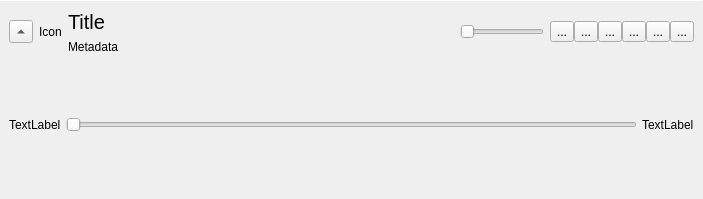
<?xml version="1.0" encoding="UTF-8"?>
<ui version="4.0">
 <class>ControlStrip</class>
 <widget class="QWidget" name="ControlStrip">
  <property name="geometry">
   <rect>
    <x>0</x>
    <y>0</y>
    <width>703</width>
    <height>199</height>
   </rect>
  </property>
  <property name="windowTitle">
   <string notr="true">Form</string>
  </property>
  <property name="autoFillBackground">
   <bool>true</bool>
  </property>
  <layout class="QVBoxLayout" name="verticalLayout">
   <property name="spacing">
    <number>0</number>
   </property>
   <property name="leftMargin">
    <number>0</number>
   </property>
   <property name="topMargin">
    <number>0</number>
   </property>
   <property name="rightMargin">
    <number>0</number>
   </property>
   <property name="bottomMargin">
    <number>0</number>
   </property>
   <item>
    <widget class="Line" name="line">
     <property name="maximumSize">
      <size>
       <width>16777215</width>
       <height>1</height>
      </size>
     </property>
     <property name="orientation">
      <enum>Qt::Horizontal</enum>
     </property>
    </widget>
   </item>
   <item>
    <layout class="QHBoxLayout" name="horizontalLayout">
     <property name="spacing">
      <number>6</number>
     </property>
     <property name="leftMargin">
      <number>9</number>
     </property>
     <property name="topMargin">
      <number>9</number>
     </property>
     <property name="rightMargin">
      <number>9</number>
     </property>
     <property name="bottomMargin">
      <number>0</number>
     </property>
     <item>
      <widget class="QToolButton" name="upButton">
       <property name="text">
        <string/>
       </property>
       <property name="icon">
        <iconset theme="go-up">
         <normaloff>.</normaloff>.</iconset>
       </property>
       <property name="arrowType">
        <enum>Qt::UpArrow</enum>
       </property>
      </widget>
     </item>
     <item>
      <widget class="QLabel" name="artLabel">
       <property name="text">
        <string notr="true">Icon</string>
       </property>
      </widget>
     </item>
     <item>
      <layout class="QVBoxLayout" name="verticalLayout_2">
       <item>
        <widget class="QLabel" name="titleLabel">
         <property name="sizePolicy">
          <sizepolicy hsizetype="Expanding" vsizetype="Preferred">
           <horstretch>0</horstretch>
           <verstretch>0</verstretch>
          </sizepolicy>
         </property>
         <property name="font">
          <font>
           <pointsize>15</pointsize>
          </font>
         </property>
         <property name="text">
          <string>Title</string>
         </property>
        </widget>
       </item>
       <item>
        <widget class="QLabel" name="metadataLabel">
         <property name="text">
          <string>Metadata</string>
         </property>
        </widget>
       </item>
      </layout>
     </item>
     <item>
      <layout class="QHBoxLayout" name="horizontalLayout_2">
       <property name="spacing">
        <number>0</number>
       </property>
       <item>
        <widget class="QWidget" name="volumeWidget" native="true">
         <property name="sizePolicy">
          <sizepolicy hsizetype="Fixed" vsizetype="Preferred">
           <horstretch>0</horstretch>
           <verstretch>0</verstretch>
          </sizepolicy>
         </property>
         <layout class="QHBoxLayout" name="horizontalLayout_4">
          <property name="topMargin">
           <number>0</number>
          </property>
          <property name="rightMargin">
           <number>0</number>
          </property>
          <property name="bottomMargin">
           <number>0</number>
          </property>
          <item>
           <widget class="QSlider" name="volumeSlider">
            <property name="maximum">
             <number>100</number>
            </property>
            <property name="orientation">
             <enum>Qt::Horizontal</enum>
            </property>
           </widget>
          </item>
          <item>
           <widget class="QToolButton" name="volumeButton">
            <property name="text">
             <string notr="true">...</string>
            </property>
            <property name="icon">
             <iconset theme="audio-volume-high">
              <normaloff>.</normaloff>.</iconset>
            </property>
           </widget>
          </item>
         </layout>
        </widget>
       </item>
       <item>
        <layout class="QHBoxLayout" name="customButtonsLayout">
         <property name="spacing">
          <number>0</number>
         </property>
        </layout>
       </item>
       <item>
        <widget class="QToolButton" name="shuffleButton">
         <property name="text">
          <string notr="true">...</string>
         </property>
         <property name="icon">
          <iconset theme="media-playlist-shuffle">
           <normaloff>.</normaloff>.</iconset>
         </property>
         <property name="checkable">
          <bool>true</bool>
         </property>
        </widget>
       </item>
       <item>
        <widget class="QToolButton" name="repeatOneButton">
         <property name="contextMenuPolicy">
          <enum>Qt::CustomContextMenu</enum>
         </property>
         <property name="text">
          <string notr="true">...</string>
         </property>
         <property name="icon">
          <iconset theme="media-repeat-single">
           <normaloff>.</normaloff>.</iconset>
         </property>
         <property name="checkable">
          <bool>true</bool>
         </property>
        </widget>
       </item>
       <item>
        <widget class="QToolButton" name="skipBackButton">
         <property name="text">
          <string notr="true">...</string>
         </property>
         <property name="icon">
          <iconset theme="media-skip-backward">
           <normaloff>.</normaloff>.</iconset>
         </property>
        </widget>
       </item>
       <item>
        <widget class="QToolButton" name="playPauseButton">
         <property name="contextMenuPolicy">
          <enum>Qt::CustomContextMenu</enum>
         </property>
         <property name="text">
          <string notr="true">...</string>
         </property>
         <property name="icon">
          <iconset theme="media-playback-start">
           <normaloff>.</normaloff>.</iconset>
         </property>
        </widget>
       </item>
       <item>
        <widget class="QToolButton" name="skipNextButton">
         <property name="text">
          <string notr="true">...</string>
         </property>
         <property name="icon">
          <iconset theme="media-skip-forward">
           <normaloff>.</normaloff>.</iconset>
         </property>
        </widget>
       </item>
      </layout>
     </item>
    </layout>
   </item>
   <item>
    <layout class="QHBoxLayout" name="horizontalLayout_3">
     <property name="spacing">
      <number>5</number>
     </property>
     <property name="leftMargin">
      <number>9</number>
     </property>
     <property name="topMargin">
      <number>6</number>
     </property>
     <property name="rightMargin">
      <number>9</number>
     </property>
     <property name="bottomMargin">
      <number>9</number>
     </property>
     <item>
      <widget class="QLabel" name="elapsedLabel">
       <property name="text">
        <string notr="true">TextLabel</string>
       </property>
      </widget>
     </item>
     <item>
      <widget class="QSlider" name="progressSlider">
       <property name="pageStep">
        <number>1000</number>
       </property>
       <property name="orientation">
        <enum>Qt::Horizontal</enum>
       </property>
      </widget>
     </item>
     <item>
      <widget class="QLabel" name="durationLabel">
       <property name="text">
        <string notr="true">TextLabel</string>
       </property>
      </widget>
     </item>
    </layout>
   </item>
  </layout>
 </widget>
 <resources/>
 <connections/>
</ui>
